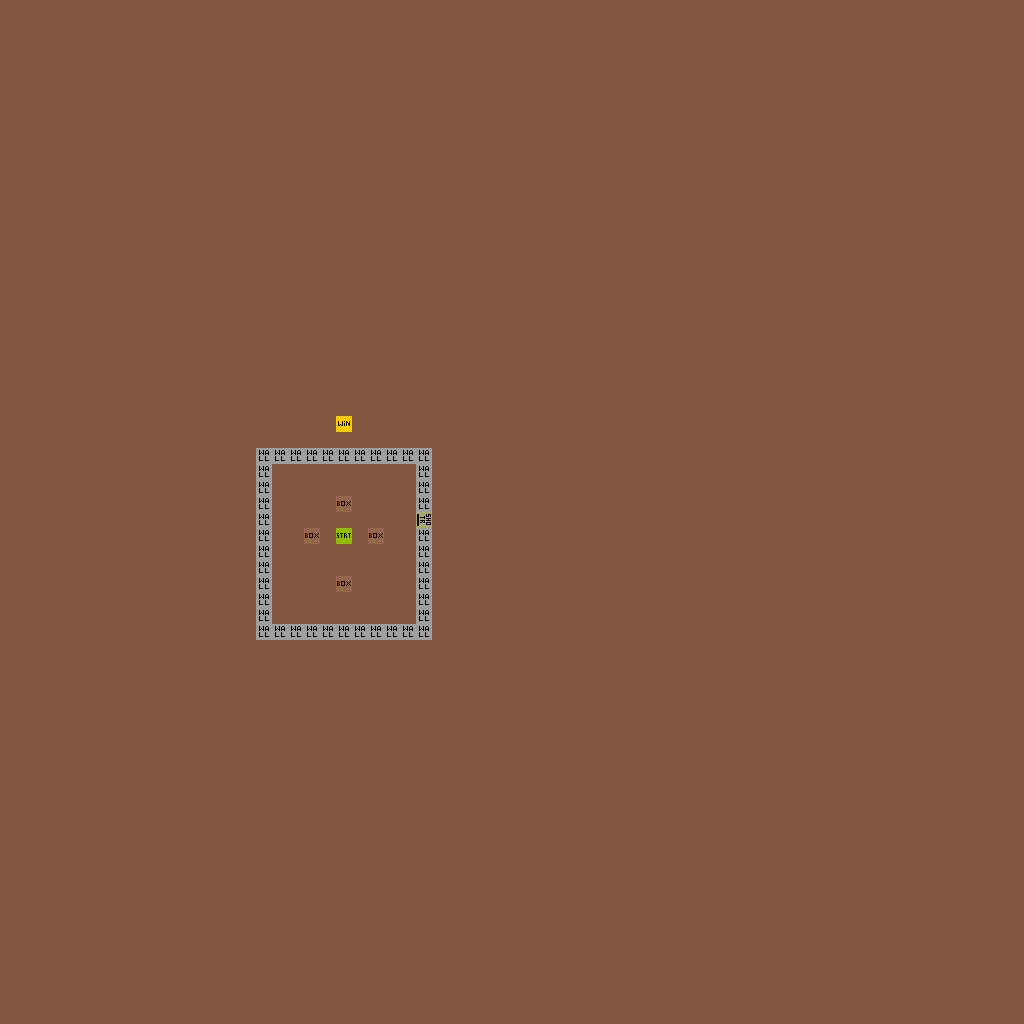

Below is a game level as drawn by its tile map, then a one-line description and the .tmx that defines it (tile-layer data replaced by summaries):
An orthogonal 64x64 tile map with 16x16 px tiles, 3 tile layers (Art_Background, Art_Gameplay, Gameplay), 2 tilesets and 1 object (spawn).

<map version="1.2" tiledversion="1.2.4" orientation="orthogonal" renderorder="right-down" width="64" height="64" tilewidth="16" tileheight="16" infinite="0" backgroundcolor="#83573f" nextlayerid="8" nextobjectid="2">
 <tileset firstgid="1" source="tileset/GameplayTileset.tsx" />
 <tileset firstgid="33" source="tileset/GameplayImages.tsx" />
 <layer id="4" name="Art_Background" width="64" height="64">
  <data>[4096 cells, 0 non-empty, 0 distinct tile ids]</data>
 </layer>
 <layer id="6" name="Art_Gameplay" width="64" height="64">
  <data>[4096 cells, 0 non-empty, 0 distinct tile ids]</data>
 </layer>
 <layer id="5" name="Gameplay" width="64" height="64">
  <data>[4096 cells, 48 non-empty, 5 distinct tile ids]</data>
 </layer>
 <objectgroup id="2" name="Properties">
  <object id="1" name="spawn" x="336" y="528" width="16" height="16" />
 </objectgroup>
</map>
